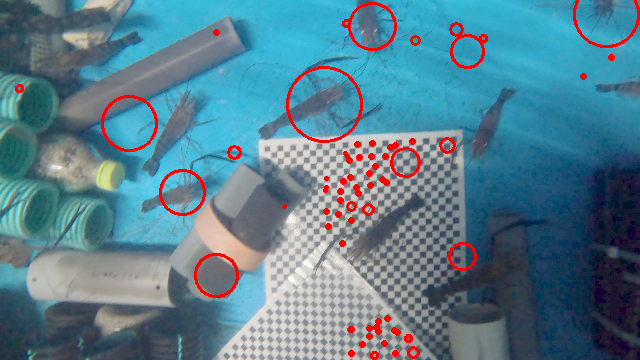
#> input picture fifty_one/measurements/image_with_black_blobs.png, 640 x 360 px; its folder holds only this picture in this run
$ python -i segment_molt.py   (imports and definitions only)
#> lines starting #> are read from the running program, lines starting #| are printed output that depends on the picture; after the words box and inside, x2 and y2 are one past the last pixel; in counts of white or black regions, pixels touching at a corner belong together
import cv2
import numpy as np
import os
from pathlib import Path
from tqdm import tqdm
def segment_molt(image_path, output_path):
    # Read the image
#> called with image_path = 'image_with_black_blobs.png', output_path = 'out.png'
    img = cv2.imread(image_path)
#> img is the input picture: shape (360, 640, 3); mean B, G, R 141.9, 126.4, 89.1
    if img is None:
        raise ValueError("Could not read the image")

    # Define colors (BGR format)
    TURQUOISE_COLOR = np.array([31, 156, 212])  # Brownish color for exuviae
    AZURE_COLOR = np.array([79, 66, 52])  # Turquoise for background

    # Convert to HSV for better segmentation
    hsv = cv2.cvtColor(img, cv2.COLOR_BGR2HSV)
#> hsv: shape (360, 640, 3); mean H, S, V 88.9, 114.4, 150.4

    # Create multiple masks for different characteristics of the exuviae
    # Mask for whitish/pale parts
    lower_white = np.array([0, 0, 150])
    upper_white = np.array([180, 50, 255])
    mask_white = cv2.inRange(hsv, lower_white, upper_white)
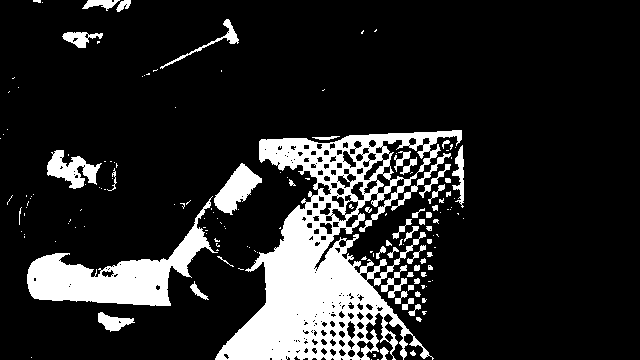
#> mask_white: shape (360, 640); 15.4% white; 159 white regions (105 under 20 px), largest, box (x1, y1, x2, y2) and area: (215, 130, 462, 360) 21662, (27, 196, 218, 306) 6678, (214, 163, 262, 215) 1193

    # Mask for slightly darker/brownish parts
    lower_brown = np.array([15, 20, 100])
    upper_brown = np.array([30, 150, 200])
    mask_brown = cv2.inRange(hsv, lower_brown, upper_brown)
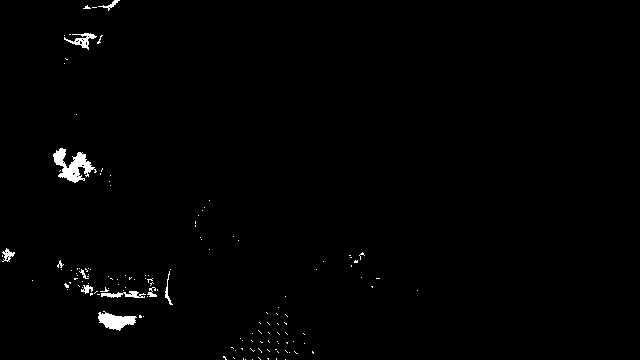
#> mask_brown: shape (360, 640); 0.96% white; 138 white regions (127 under 20 px), largest, box (x1, y1, x2, y2) and area: (53, 148, 97, 183) 694, (98, 311, 137, 331) 432, (64, 33, 97, 50) 196

    # Combine masks
    mask = cv2.bitwise_or(mask_white, mask_brown)
#> mask: shape (360, 640); 15.6% white; 172 white regions (116 under 20 px), largest, box (x1, y1, x2, y2) and area: (215, 130, 462, 360) 21669, (27, 196, 218, 306) 6697, (214, 163, 262, 215) 1193

    # Clean up the mask
    kernel = np.ones((3,3), np.uint8)
    mask = cv2.morphologyEx(mask, cv2.MORPH_CLOSE, kernel, iterations=2)
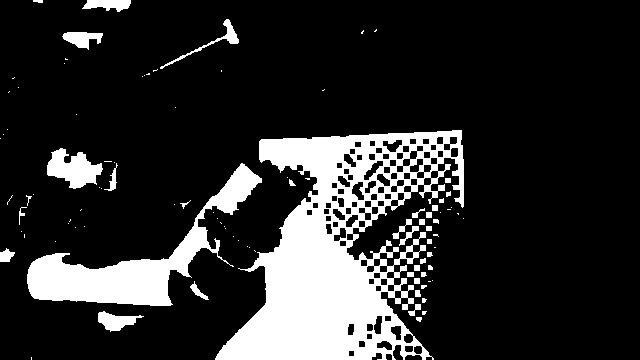
#> mask: shape (360, 640); 17.5% white; 95 white regions (58 under 20 px), largest, box (x1, y1, x2, y2) and area: (215, 130, 464, 360) 27418, (27, 163, 262, 306) 8293, (47, 148, 103, 189) 1330
    mask = cv2.morphologyEx(mask, cv2.MORPH_OPEN, kernel, iterations=1)
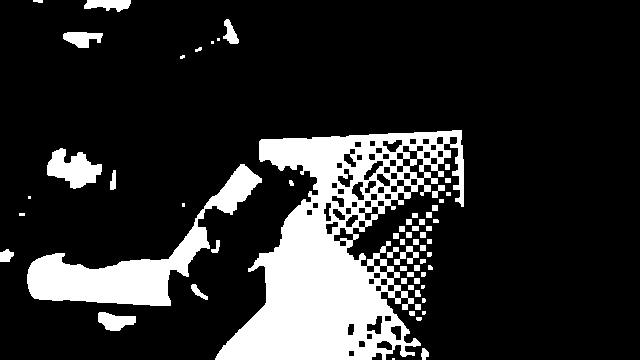
#> mask: shape (360, 640); 17.2% white; 62 white regions (10 under 20 px)

    # Additional cleanup - remove small noise
    contours, _ = cv2.findContours(mask, cv2.RETR_EXTERNAL, cv2.CHAIN_APPROX_SIMPLE)
#> contours = 62 contours, 23 with area under 20; largest, box (x1, y1, x2, y2) and area: (215, 130, 464, 360) 29558, (27, 164, 262, 306) 7822, (47, 148, 102, 189) 1222, (98, 312, 136, 331) 429, (63, 32, 103, 48) 375
    min_area = 100  # Adjust this value based on your image
    for cnt in contours:
        if cv2.contourArea(cnt) < min_area:
            cv2.drawContours(mask, [cnt], -1, 0, -1)
#> this loop made 62 passes
#> cnt on passes 1, 7, 11, 13, 14, 16, 17, 19, 25, 27, 28, 29: [[392, 358], [392, 359], [394, 359], [394, 358]], [[415, 304], [415, 309], [420, 309], [420, 304]], [[408, 285], [408, 289], [413, 289], [413, 285]], [[414, 278], [414, 283], [419, 283], [419, 278]], [[401, 278], [401, 283], [406, 283], [406, 278]], [[407, 272], [407, 276], [413, 276], [413, 272]], [[400, 266], [400, 270], [406, 270], [406, 266]], [[414, 265], [414, 270], [419, 270], [419, 265]], [[420, 245], [420, 250], [425, 250], [425, 245]], [[427, 239], [427, 243], [431, 243], [431, 239]], [[413, 239], [413, 244], [418, 244], [418, 239]], [[400, 239], [400, 244], [404, 244], [404, 239]]
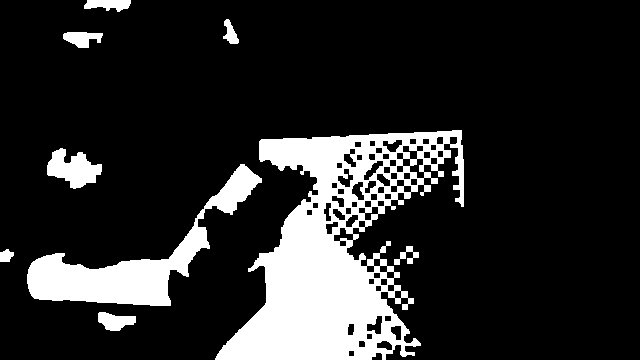
#> mask: shape (360, 640); 16.4% white; 9 white regions, largest, box (x1, y1, x2, y2) and area: (215, 130, 464, 360) 26503, (27, 164, 262, 306) 8161, (47, 148, 102, 189) 1313

    # Create the segmented image
    segmented = np.zeros_like(img)

    # Apply colors
    segmented[mask > 0] = AZURE_COLOR
    segmented[mask == 0] = TURQUOISE_COLOR

    # Save the result and convert to RGB
    cv2.imwrite(output_path, cv2.cvtColor(segmented, cv2.COLOR_BGR2RGB))
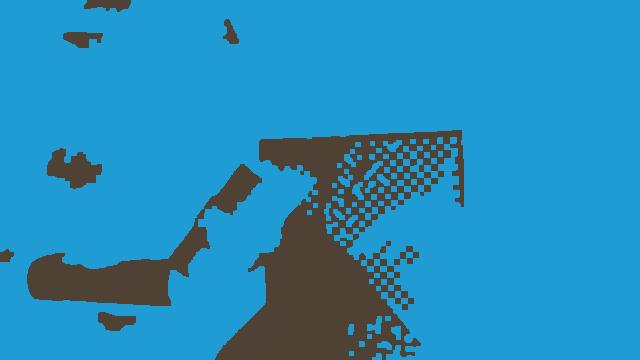
#> saved as out.png: shape (360, 640, 3); mean B, G, R 185.7, 141.2, 38.9
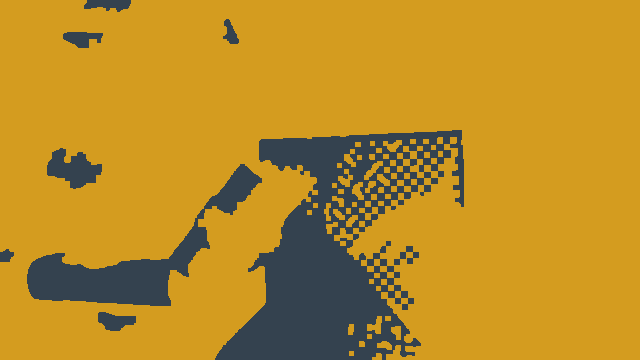
#> segmented: shape (360, 640, 3); mean of channels 0, 1, 2 38.9, 141.2, 185.7; drawn as B, G, R
    return segmented

def process_folder(input_folder, output_folder):
    # Create output folder if it doesn't exist
    os.makedirs(output_folder, exist_ok=True)

    # Get all image files
    image_extensions = ['.jpg', '.jpeg', '.png', '.tif', '.tiff']
    image_files = []
    for ext in image_extensions:
        image_files.extend(list(Path(input_folder).glob(f'*{ext}')))
        image_files.extend(list(Path(input_folder).glob(f'*{ext.upper()}')))

    print(f"Found {len(image_files)} images to process")

    # Process each image
    for img_path in tqdm(image_files) :
        try:
            # Get output path
            output_path = Path(output_folder) / f"segmented_{img_path.name}"

            # Process image
            print(f"Processing {img_path.name}...")
            segment_molt(str(img_path), str(output_path))

        except Exception as e:
            print(f"Error processing {img_path.name}: {str(e)}")

    print("Processing complete!")

# [7 lines not run here, left out]

>>> result = segment_molt('image_with_black_blobs.png', 'out.png')
